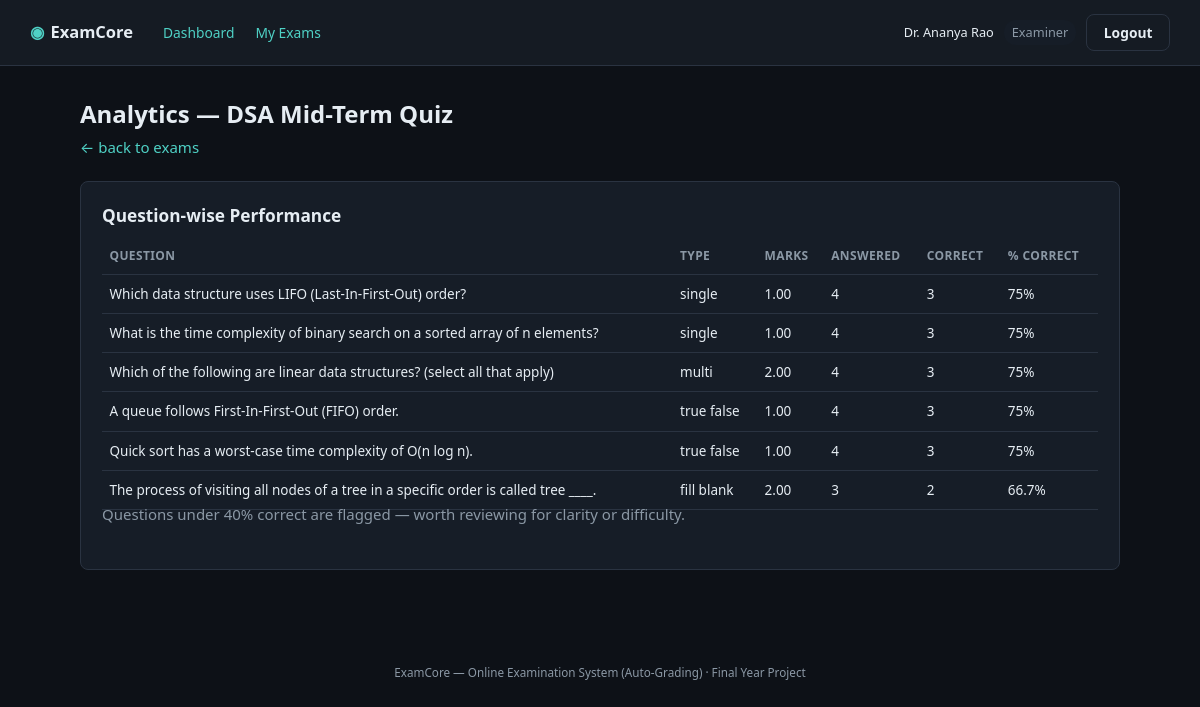
Page /index.php?route=examiner/analytics&exam_id=1 (signed in) on the committed database.
### tables this page shows
CREATE TABLE exams (
    id                INT AUTO_INCREMENT PRIMARY KEY,
    subject_id        INT NOT NULL,
    examiner_id       INT NOT NULL,
    title             VARCHAR(150) NOT NULL,
    description       TEXT NULL,
    duration_minutes  INT NOT NULL,
    negative_marking  DECIMAL(4,2) NOT NULL DEFAULT 0.00,
    shuffle_questions TINYINT(1) NOT NULL DEFAULT 0,
    status            ENUM('draft','published') NOT NULL DEFAULT 'draft',
    start_at          DATETIME NOT NULL,
    end_at            DATETIME NOT NULL,
    created_at        TIMESTAMP NOT NULL DEFAULT CURRENT_TIMESTAMP,
    FOREIGN KEY (subject_id) REFERENCES subjects(id) ON DELETE CASCADE,
    FOREIGN KEY (examiner_id) REFERENCES users(id) ON DELETE CASCADE
);

CREATE TABLE questions (
    id                    INT AUTO_INCREMENT PRIMARY KEY,
    exam_id               INT NOT NULL,
    question_text         TEXT NOT NULL,
    type                  ENUM('single','multi','true_false','fill_blank') NOT NULL,
    marks                 DECIMAL(5,2) NOT NULL DEFAULT 1.00,
    order_no              INT NOT NULL DEFAULT 0,
    correct_answer_text   VARCHAR(255) NULL,
    created_at            TIMESTAMP NOT NULL DEFAULT CURRENT_TIMESTAMP,
    FOREIGN KEY (exam_id) REFERENCES exams(id) ON DELETE CASCADE
);

### app/controllers/ExaminerController.php (called while the page is built, shortened)
<?php
require_once __DIR__ . '/../../core/Auth.php';
require_once __DIR__ . '/../models/Exam.php';
require_once __DIR__ . '/../models/AttemptAnswer.php';
class ExaminerController
{
    private function ownedExamOrFail(int $examId): array
    {
        $exam = Exam::findWithSubject($examId);
        return $exam;
    }
    public function analytics(): void
    {
        $exam = $this->ownedExamOrFail((int)($_GET['exam_id'] ?? 0));
        $questionStats = AttemptAnswer::questionWiseStatsForExam($exam['id']);
        $pageTitle = 'Analytics — ' . $exam['title'];
        require __DIR__ . '/../views/examiner/analytics.php';
    }
}

### public/index.php (called while the page is built, shortened)
<?php
require_once __DIR__ . '/../core/helpers.php';
require_once __DIR__ . '/../core/Database.php';
require_once __DIR__ . '/../core/Auth.php';
require_once __DIR__ . '/../app/controllers/ExaminerController.php';
$router = new Router();
$router->get('login', fn() => (new AuthController())->showLogin());
$router->post('login', fn() => (new AuthController())->login());
$router->post('logout', fn() => (new AuthController())->logout());
$router->get('admin/dashboard', fn() => (new AdminController())->dashboard());
$router->get('admin/subjects', fn() => (new AdminController())->subjects());
$router->post('admin/subjects/store', fn() => (new AdminController())->subjectStore());
$router->post('admin/subjects/update', fn() => (new AdminController())->subjectUpdate());
$router->post('admin/subjects/delete', fn() => (new AdminController())->subjectDelete());
$router->get('admin/examiners', fn() => (new AdminController())->examiners());
$router->post('admin/examiners/store', fn() => (new AdminController())->examinerStore());
$router->post('admin/examiners/status', fn() => (new AdminController())->examinerToggleStatus());
$router->get('admin/students', fn() => (new AdminController())->students());
$router->post('admin/students/store', fn() => (new AdminController())->studentStore());
$router->post('admin/students/status', fn() => (new AdminController())->studentToggleStatus());
$router->get('admin/exams', fn() => (new AdminController())->exams());
$router->get('admin/analytics', fn() => (new AdminController())->analytics());
$router->get('examiner/dashboard', fn() => (new ExaminerController())->dashboard());
$router->get('examiner/exams', fn() => (new ExaminerController())->exams());
$router->get('examiner/exams/create', fn() => (new ExaminerController())->examCreateForm());
$router->post('examiner/exams/store', fn() => (new ExaminerController())->examStore());
$router->get('examiner/exams/edit', fn() => (new ExaminerController())->examEditForm());
$router->post('examiner/exams/update', fn() => (new ExaminerController())->examUpdate());
$router->post('examiner/exams/delete', fn() => (new ExaminerController())->examDelete());
$router->post('examiner/exams/publish', fn() => (new ExaminerController())->examPublishToggle());
$router->get('examiner/questions', fn() => (new ExaminerController())->questions());
$router->post('examiner/questions/store', fn() => (new ExaminerController())->questionStore());
$router->post('examiner/questions/update', fn() => (new ExaminerController())->questionUpdate());
$router->post('examiner/questions/delete', fn() => (new ExaminerController())->questionDelete());
$router->get('examiner/results', fn() => (new ExaminerController())->results());
$router->get('examiner/analytics', fn() => (new ExaminerController())->analytics());
$router->get('student/dashboard', fn() => (new StudentController())->dashboard());
$router->get('student/exams', fn() => (new StudentController())->exams());
$router->get('student/exam/start', fn() => (new StudentController())->examStart());
$router->get('student/exam/attempt', fn() => (new StudentController())->examAttempt());
$router->post('student/exam/autosave', fn() => (new StudentController())->autosave());
$router->post('student/exam/violation', fn() => (new StudentController())->violation());
$router->post('student/exam/submit', fn() => (new StudentController())->submit());
$router->get('student/results', fn() => (new StudentController())->results());
$router->get('student/results/view', fn() => (new StudentController())->resultView());
$route = $_GET['route'] ?? '';
$router->dispatch($_SERVER['REQUEST_METHOD'], $route);

### core/Router.php (called while the page is built, shortened)
<?php
class Router
{
    private array $routes = ['GET' => [], 'POST' => []];
    public function get(string $route, callable $handler): void
    {
        $this->routes['GET'][$route] = $handler;
    }
    public function post(string $route, callable $handler): void
    {
        $this->routes['POST'][$route] = $handler;
    }
    public function dispatch(string $method, string $route): void
    {
        $handler = $this->routes[$method][$route] ?? null;
        try {
            $handler();
        } catch (Throwable $e) {
            error_log($e->getMessage());
            http_response_code(500);
            require __DIR__ . '/../app/views/errors/500.php';
        }
    }
}

### config/database.php (called while the page is built)
<?php
return [
    'host'     => '127.0.0.1',
    'port'     => 3306,
    'database' => 'online_examination_system',
    'username' => 'root',
    'password' => '',
    'charset'  => 'utf8mb4',
];

### core/Database.php (called while the page is built)
<?php
class Database
{
    private static ?PDO $instance = null;
    public static function connect(): PDO
    {
        if (self::$instance === null) {
            $config = require __DIR__ . '/../config/database.php';
            $dsn = sprintf(
                'mysql:host=%s;port=%d;dbname=%s;charset=%s',
                $config['host'],
                $config['port'],
                $config['database'],
                $config['charset']
            );
            self::$instance = new PDO($dsn, $config['username'], $config['password'], [
                PDO::ATTR_ERRMODE            => PDO::ERRMODE_EXCEPTION,
                PDO::ATTR_DEFAULT_FETCH_MODE => PDO::FETCH_ASSOC,
                PDO::ATTR_EMULATE_PREPARES   => false,
            ]);
        }
        return self::$instance;
    }
}

### app/models/Exam.php (called while the page is built, shortened)
<?php
require_once __DIR__ . '/../../core/Database.php';
class Exam
{
    public static function findWithSubject(int $id): ?array
    {
        $stmt = Database::connect()->prepare(
            'SELECT e.*, s.name AS subject_name, u.status AS examiner_status
             FROM exams e
             JOIN subjects s ON s.id = e.subject_id
             JOIN users u ON u.id = e.examiner_id
             WHERE e.id = ?'
        );
        $stmt->execute([$id]);
        return $stmt->fetch() ?: null;
    }
}

### core/Auth.php (called while the page is built, shortened)
<?php
require_once __DIR__ . '/Database.php';
class Auth
{
    public static function id(): ?int
    {
        return $_SESSION['user_id'] ?? null;
    }
}

### core/helpers.php (called while the page is built, shortened)
<?php
function e(?string $value): string
{
    return htmlspecialchars($value ?? '', ENT_QUOTES, 'UTF-8');
}

### app/models/AttemptAnswer.php (called while the page is built, shortened)
<?php
require_once __DIR__ . '/../../core/Database.php';
class AttemptAnswer
{
    public static function questionWiseStatsForExam(int $examId): array
    {
        $stmt = Database::connect()->prepare(
            "SELECT q.id, q.question_text, q.type, q.marks,
                    COUNT(aa.id) AS answered_count,
                    SUM(aa.is_correct = 1) AS correct_count
             FROM questions q
             LEFT JOIN attempt_answers aa ON aa.question_id = q.id AND aa.is_correct IS NOT NULL
             WHERE q.exam_id = ?
             GROUP BY q.id
             ORDER BY q.order_no, q.id"
        );
        $stmt->execute([$examId]);
        return $stmt->fetchAll();
    }
}

### app/views/examiner/analytics.php (the view)
<?php require __DIR__ . '/../partials/header.php'; ?>
<?php require __DIR__ . '/../partials/navbar.php'; ?>
<main class="page">
    <h1><?= e($pageTitle) ?></h1>
    <p class="page-sub"><a href="/index.php?route=examiner/exams">&larr; back to exams</a></p>
    <section class="card">
        <h2>Question-wise Performance</h2>
        <table class="data-table">
            <thead><tr><th>Question</th><th>Type</th><th>Marks</th><th>Answered</th><th>Correct</th><th>% Correct</th></tr></thead>
            <tbody>
            <?php foreach ($questionStats as $q): ?>
                <?php $pct = $q['answered_count'] > 0 ? round(($q['correct_count'] / $q['answered_count']) * 100, 1) : null; ?>
                <tr>
                    <td><?= e($q['question_text']) ?></td>
                    <td><?= e(str_replace('_', ' ', $q['type'])) ?></td>
                    <td><?= e((string)$q['marks']) ?></td>
                    <td><?= (int)$q['answered_count'] ?></td>
                    <td><?= (int)$q['correct_count'] ?></td>
                    <td>
                        <?php if ($pct === null): ?>&mdash;<?php else: ?>
                            <span class="<?= $pct < 40 ? 'text-danger' : '' ?>"><?= $pct ?>%</span>
                        <?php endif; ?>
                    </td>
                </tr>
            <?php endforeach; ?>
            </tbody>
        </table>
        <p class="page-sub">Questions under 40% correct are flagged &mdash; worth reviewing for clarity or difficulty.</p>
    </section>
</main>
<?php require __DIR__ . '/../partials/footer.php'; ?>

### public/assets/css/style.css (style rules this page uses)
:root { --bg: #0d1117; --bg-elevated: #151b23; --bg-card: #161d27; --border: #2a3341; --text: #e6edf3; --text-muted: #8b98a5; --accent: #4fd1c5; --accent-dark: #2fb3a6; --accent-contrast: #04211d; --danger: #f26d6d; --danger-bg: #3a1f22; --success: #6fd88a; --success-bg: #1c3324; --warning: #f2c46d; --warning-bg: #3a301c; --radius: 8px; --font: 'Segoe UI', system-ui, -apple-system, Roboto, sans-serif; --mono: 'Consolas', 'SFMono-Regular', Menlo, monospace; }
* { box-sizing: border-box; }
html, body { margin: 0; padding: 0; background: var(--bg); color: var(--text); font-family: var(--font); font-size: 15px; line-height: 1.5; }
a { color: var(--accent); text-decoration: none; }
h1, h2, h3 { font-weight: 600; margin: 0 0 0.5em; }
h1 { font-size: 1.6rem; }
h2 { font-size: 1.15rem; }
.page { max-width: 1100px; margin: 0 auto; padding: 2rem; }
.page-sub { color: var(--text-muted); margin-top: -0.5rem; margin-bottom: 1.5rem; }
.card { background: var(--bg-card); border: 1px solid var(--border); border-radius: var(--radius); padding: 1.4rem; margin-bottom: 1.5rem; }
.data-table { width: 100%; border-collapse: collapse; font-size: 0.9rem; }
.data-table th, .data-table td { text-align: left; padding: 0.6rem 0.5rem; border-bottom: 1px solid var(--border); }
.data-table th { color: var(--text-muted); font-weight: 600; font-size: 0.8rem; text-transform: uppercase; letter-spacing: 0.03em; }

### rows in the picture
exams: title "Analytics — DSA Mid-Term Quiz"
questions: question_text "Which data structure uses LIFO (Last-In-First-Out) order?", type "single", marks "1.00", answered_count "4", correct_count "3", pct "75"
questions: question_text "What is the time complexity of binary search on a sorted array of n elements?", type "single", marks "1.00", answered_count "4", correct_count "3", pct "75"
questions: question_text "Which of the following are linear data structures? (select all that apply)", type "multi", marks "2.00", answered_count "4", correct_count "3", pct "75"
questions: question_text "A queue follows First-In-First-Out (FIFO) order.", type "true false", marks "1.00", answered_count "4", correct_count "3", pct "75"
questions: question_text "Quick sort has a worst-case time complexity of O(n log n).", type "true false", marks "1.00", answered_count "4", correct_count "3", pct "75"
questions: question_text "The process of visiting all nodes of a tree in a specific order is called tree ____.", type "fill blank", marks "2.00", answered_count "3", correct_count "2", pct "66.7"

### other values in the picture
$label "Dashboard"
$label "My Exams"
Auth::name() "Dr. Ananya Rao"
str_replace('_', ' ', $role) "Examiner"
